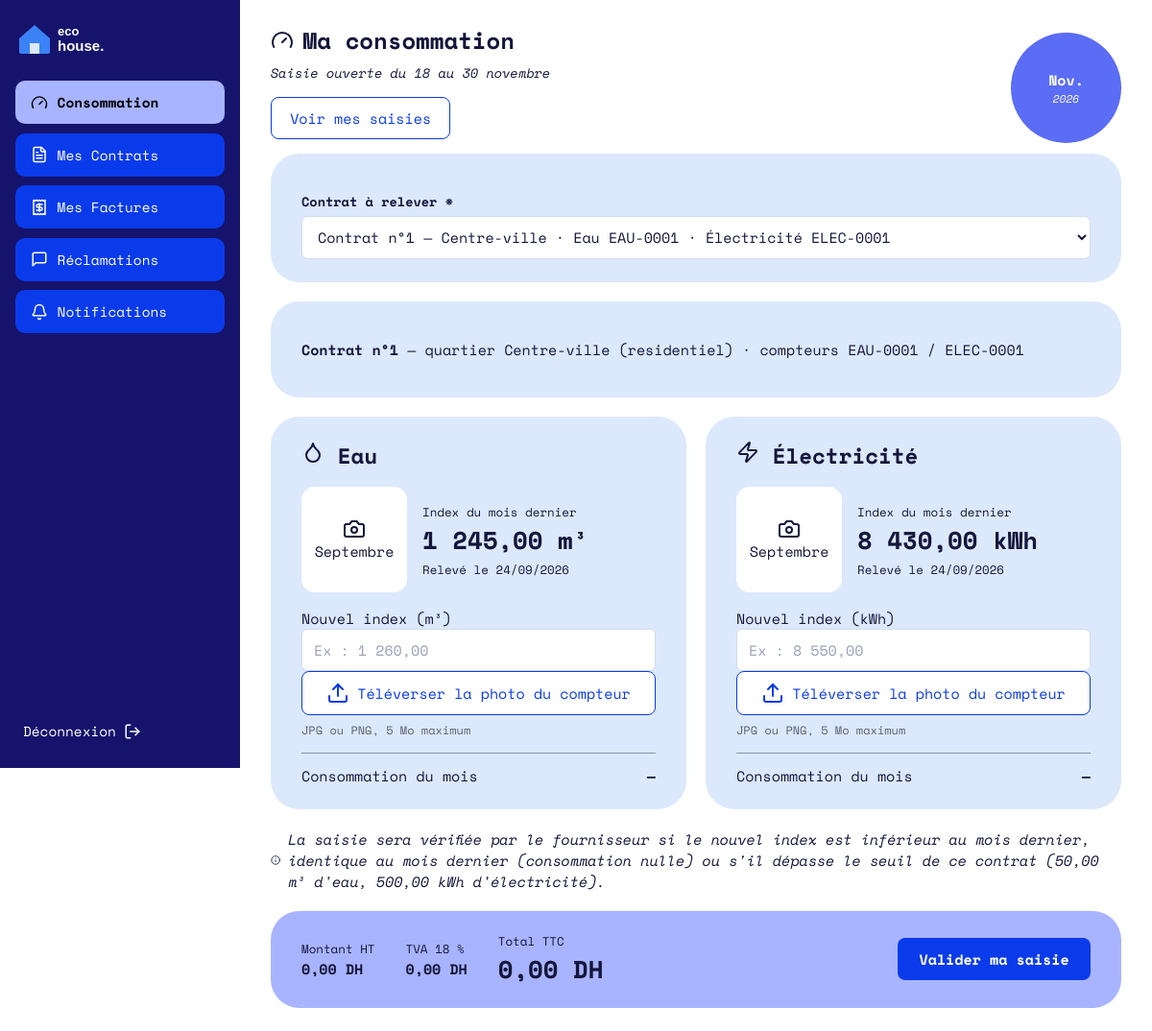
Page /Consommation/add (signed in) on the committed database.
### tables this page shows
CREATE TABLE `contrat` (
  `id` int(11) NOT NULL AUTO_INCREMENT,
  `id_client` int(11) NOT NULL,
  `id_quartier` int(11) NOT NULL,
  `num_compteur_eau` varchar(50) DEFAULT NULL,
  `num_compteur_elec` varchar(50) DEFAULT NULL,
  `index_initial_eau` decimal(10,2) NOT NULL DEFAULT 0.00,
  `index_initial_elec` decimal(10,2) NOT NULL DEFAULT 0.00,
  `date_debut` date NOT NULL DEFAULT curdate(),
  `date_fin` date DEFAULT NULL,
  `statut` enum('actif','resilie') NOT NULL DEFAULT 'actif',
  PRIMARY KEY (`id`),
  UNIQUE KEY `num_compteur_eau` (`num_compteur_eau`),
  UNIQUE KEY `num_compteur_elec` (`num_compteur_elec`),
  KEY `id_client` (`id_client`),
  KEY `id_quartier` (`id_quartier`),
   
  CONSTRAINT `contrat_ibfk_1` FOREIGN KEY (`id_client`) REFERENCES `client` (`id`),
  CONSTRAINT `contrat_ibfk_2` FOREIGN KEY (`id_quartier`) REFERENCES `quartier` (`id`)
);

CREATE TABLE `quartier` (
  `id` int(11) NOT NULL AUTO_INCREMENT,
  `nom` varchar(100) NOT NULL,
  `id_type_activite` int(11) NOT NULL,
  PRIMARY KEY (`id`),
  UNIQUE KEY `nom` (`nom`),
  KEY `id_type_activite` (`id_type_activite`),
  CONSTRAINT `quartier_ibfk_1` FOREIGN KEY (`id_type_activite`) REFERENCES `type_activite` (`id`)
);

CREATE TABLE `type_activite` (
  `id` int(11) NOT NULL AUTO_INCREMENT,
  `nom` varchar(50) NOT NULL,
  `seuil_eau` decimal(10,2) NOT NULL DEFAULT 50.00,     
  `seuil_elec` decimal(10,2) NOT NULL DEFAULT 500.00,   
  PRIMARY KEY (`id`),
  UNIQUE KEY `nom` (`nom`)
);

CREATE TABLE `consommation` (
  `id` int(11) NOT NULL,
  `id_client` int(11) NOT NULL,
  `mois` tinyint(4) NOT NULL,
  `annee` smallint(6) NOT NULL,
  `index_eau` decimal(10,2) NOT NULL,
  `index_elec` decimal(10,2) NOT NULL,
  `photo_eau` varchar(255) DEFAULT NULL,
  `photo_elec` varchar(255) DEFAULT NULL,
  `date_saisie` datetime DEFAULT current_timestamp(),
  `statut` enum('normale','anomalie','corrigee') DEFAULT 'normale',
  CONSTRAINT `chk_mois` CHECK (`mois` BETWEEN 1 AND 12)
);

CREATE TABLE `tranche_tarif` (
  `id` int(11) NOT NULL AUTO_INCREMENT,
  `id_type_activite` int(11) NOT NULL,
  `service` enum('eau','electricite') NOT NULL,
  `borne_max` decimal(10,2) DEFAULT NULL,               
  `prix_unitaire` decimal(10,4) NOT NULL,
  `ordre` tinyint(4) NOT NULL,                          
  PRIMARY KEY (`id`),
  UNIQUE KEY `type_service_ordre` (`id_type_activite`,`service`,`ordre`),
  CONSTRAINT `tranche_tarif_ibfk_1` FOREIGN KEY (`id_type_activite`) REFERENCES `type_activite` (`id`) ON DELETE CASCADE
);

### Traitement/Consommation.php (called while the page is built, shortened)
<?php
function consoNomMois(int $mois): string
{
    $noms = [1 => 'Janvier', 'Février', 'Mars', 'Avril', 'Mai', 'Juin', 'Juillet',
             'Août', 'Septembre', 'Octobre', 'Novembre', 'Décembre'];
    return $noms[$mois] ?? '';
}
function consoPeriodeOuverte(): bool
{
    if (defined('SAISIE_TOUJOURS_OUVERTE') && SAISIE_TOUJOURS_OUVERTE) {
        return true;
    }
    return (int) date('j') >= 18;
}
function consoContratChoisi(array $contratsActifs, int $idClient, int $mois, int $annee): int
{
    $brut = $_POST['id_contrat'] ?? $_GET['id_contrat'] ?? null;
    if ($brut !== null && $brut !== '') {
        $idValide = is_scalar($brut)
            ? filter_var($brut, FILTER_VALIDATE_INT, ['options' => ['min_range' => 1]])
            : false;
        if ($idValide === false) {
            afficher404();
        }
        $demande = (int) $idValide;
    } else {
        $demande = 0;
    }
    foreach ($contratsActifs as $c) {
        if (!bdConsoExiste((int) $c['id'], $mois, $annee)) {
            return (int) $c['id'];
        }
    }
    return (int) $contratsActifs[0]['id'];
}
function consoAdd(): void
{
    $idClient = (int) $_SESSION['id'];
    $mois     = (int) date('n');
    $annee    = (int) date('Y');
    $ouverte  = consoPeriodeOuverte();
    $contrats = bdContratsActifsByClient($idClient);
    $vue = [
        'ouverte'     => $ouverte,
        'mois'        => $mois,
        'annee'       => $annee,
        'nomMois'     => consoNomMois($mois),
        'dernierJour' => (int) date('t'),
        'contrats'    => $contrats,
    ];
    $idContrat = consoContratChoisi($contrats, $idClient, $mois, $annee);
    $contrat   = bdContratOne($idContrat);
    $saisiMois = [];
    foreach ($contrats as $c) {
        $saisiMois[(int) $c['id']] = bdConsoExiste((int) $c['id'], $mois, $annee);
    }
    $dejaSaisi = $saisiMois[$idContrat] ?? bdConsoExiste($idContrat, $mois, $annee);
    $prec      = bdConsoPrecedente($idContrat, $mois, $annee);
    $param     = bdContratSeuils($idContrat) + ['taux_tva' => bdParametreGet()['taux_tva']];
    $erreurs   = [];
    $old       = ['index_eau' => '', 'index_elec' => ''];
    afficherVue('consommation/form_add.php', $vue + [
        'contrat'     => $contrat,
        'saisiMois'   => $saisiMois,
        'dejaSaisi'   => $dejaSaisi,
        'prec'        => $prec,
        'nomMoisPrec' => $prec['mois'] ? consoNomMois($prec['mois']) : '',
        'param'       => $param,
        'tranches'    => bdContratTranches($idContrat),
        'erreurs'     => $erreurs,
        'old'         => $old,
    ]);
}

### index.php (called while the page is built, shortened)
<?php
require_once __DIR__ . '/BD/Connexion.php';
require_once __DIR__ . '/Traitement/Auth.php';
$url      = trim((string) ($_GET['url'] ?? ''), '/');
$segments = $url === '' ? ['Auth', 'login'] : explode('/', $url);
$entite = ucfirst(strtolower($segments[0]));
$action = strtolower($segments[1] ?? '');
$fonction = (PREFIXES[$entite] ?? strtolower($entite)) . ucfirst($action);
$args = [];
$fonction(...$args);

### BD/Connexion.php (called while the page is built, shortened)
<?php
function getConnexion(): PDO
{
    static $pdo = null;
    if ($pdo instanceof PDO) {
        return $pdo;
    }
    $hote = 'localhost';
    $base = 'gestion_factures';
    $user = 'root';
    $mdp  = '';
    try {
        $pdo = new PDO("mysql:host=$hote;dbname=$base;charset=utf8mb4", $user, $mdp, [
            PDO::ATTR_ERRMODE            => PDO::ERRMODE_EXCEPTION,
            PDO::ATTR_DEFAULT_FETCH_MODE => PDO::FETCH_ASSOC,
            PDO::ATTR_EMULATE_PREPARES   => false,
        ]);
    } catch (PDOException $e) {
        http_response_code(500);
        exit('Connexion à la base impossible : MySQL est-il démarré et la base gestion_factures importée ?');
    }
    return $pdo;
}

### BD/Contrat.php (called while the page is built, shortened)
<?php
function bdContratOne(int $id): array
{
    $st = getConnexion()->prepare(BD_CONTRAT_SELECT . ' WHERE c.id = ?');
    $st->execute([$id]);
    return $st->fetch() ?: [];
}
function bdContratsActifsByClient(int $idClient): array
{
    $st = getConnexion()->prepare(BD_CONTRAT_SELECT . " WHERE c.id_client = ? AND c.statut = 'actif' ORDER BY c.id");
    $st->execute([$idClient]);
    return $st->fetchAll();
}
function bdContratSeuils(int $idContrat): array
{
    $c = bdContratOne($idContrat);
    return [
        'seuil_eau'  => (float) ($c['seuil_eau']  ?? 50),
        'seuil_elec' => (float) ($c['seuil_elec'] ?? 500),
    ];
}
function bdContratTranches(int $idContrat): array
{
    $st = getConnexion()->prepare(
        'SELECT tt.service, tt.borne_max, tt.prix_unitaire
         FROM tranche_tarif tt
         JOIN quartier q ON q.id_type_activite = tt.id_type_activite
         JOIN contrat c  ON c.id_quartier = q.id
         WHERE c.id = ?
         ORDER BY tt.service, tt.ordre'
    );
    $st->execute([$idContrat]);
    $res = ['eau' => [], 'elec' => []];
    foreach ($st->fetchAll() as $t) {
        $cle = $t['service'] === 'electricite' ? 'elec' : 'eau';
        $res[$cle][] = [
            $t['borne_max'] === null ? null : (float) $t['borne_max'],
            (float) $t['prix_unitaire'],
        ];
    }
    return $res;
}

### BD/Consommation.php (called while the page is built, shortened)
<?php
function bdConsoExiste(int $idContrat, int $mois, int $annee): bool
{
    $st = getConnexion()->prepare(
        'SELECT COUNT(*) FROM consommation WHERE id_contrat = ? AND mois = ? AND annee = ?'
    );
    $st->execute([$idContrat, $mois, $annee]);
    return (int) $st->fetchColumn() > 0;
}
function bdConsoSqlCorrige(string $service, string $alias): string
{
    return "(SELECT a.index_corrige FROM anomalie a
              WHERE a.id_consommation = c.id AND a.service = '$service'
                AND a.statut = 'corrigee' AND a.index_corrige IS NOT NULL
              LIMIT 1) AS $alias";
}
function bdConsoPrecedente(int $idContrat, int $mois, int $annee): array
{
    $sql = 'SELECT c.*, ' . bdConsoSqlCorrige('eau', 'eau_corrige') . ', '
         . bdConsoSqlCorrige('electricite', 'elec_corrige') . "
            FROM consommation c
            WHERE c.id_contrat = ?
              AND c.statut IN ('normale', 'corrigee')
              AND (c.annee < ? OR (c.annee = ? AND c.mois < ?))
            ORDER BY c.annee DESC, c.mois DESC
            LIMIT 1";
    $st = getConnexion()->prepare($sql);
    $st->execute([$idContrat, $annee, $annee, $mois]);
    $r = $st->fetch();
    if ($r) {
        return [
            'index_eau'   => (float) ($r['eau_corrige']  ?? $r['index_eau']),
            'index_elec'  => (float) ($r['elec_corrige'] ?? $r['index_elec']),
            'photo_eau'   => $r['photo_eau']  ?: null,
            'photo_elec'  => $r['photo_elec'] ?: null,
            'date_saisie' => $r['date_saisie'],
            'mois'        => (int) $r['mois'],
            'annee'       => (int) $r['annee'],
            'initial'     => false,
        ];
    }
    $init = bdConsoIndexInitial($idContrat);
    return [
        'index_eau'   => $init['index_eau'],
        'index_elec'  => $init['index_elec'],
        'photo_eau'   => null,
        'photo_elec'  => null,
        'date_saisie' => null,
        'mois'        => null,
        'annee'       => null,
        'initial'     => true,
    ];
}

### BD/Parametre.php (called while the page is built)
<?php
function bdParametreGet(): array
{
    $st = getConnexion()->query('SELECT seuil_eau, seuil_elec, taux_tva FROM parametre WHERE id = 1');
    $r = $st->fetch();
    return [
        'seuil_eau'  => (float) ($r['seuil_eau']  ?? 50),
        'seuil_elec' => (float) ($r['seuil_elec'] ?? 500),
        'taux_tva'   => (float) ($r['taux_tva']   ?? 0.18),
    ];
}

### IHM/consommation/form_add.php (the view, shortened to what this page needs)
<?php
$e    = fn($v) => htmlspecialchars((string) $v, ENT_QUOTES, 'UTF-8');
$base = BASE_URL;
$nb   = fn($v) => number_format((float) $v, 2, ',', ' ');
$moisCourt = mb_substr($nomMois, 0, 3, 'UTF-8') . '.';
$compteurs = [
    'eau'  => ['titre' => 'Eau',         'icone' => 'droplet', 'unite' => 'm³',  'index' => 'index_eau',  'photo' => 'photo_eau'],
    'elec' => ['titre' => 'Électricité', 'icone' => 'zap',     'unite' => 'kWh', 'index' => 'index_elec', 'photo' => 'photo_elec'],
];
?>
<div class="carte-titre">
    <div class="carte-titre-texte">
        <h1><i data-lucide="gauge"></i> Ma consommation</h1>
        <p class="sous-titre">Saisie ouverte du 18 au <?= (int) $dernierJour ?> <?= $e(mb_strtolower($nomMois, 'UTF-8')) ?></p>
        <p><a class="btn-secondaire" href="<?= $e($base) ?>Consommation/all">Voir mes saisies</a></p>
    </div>
    <div class="cercle"><span class="cercle-valeur"><?= $e($moisCourt) ?></span><small class="cercle-legende"><?= (int) $annee ?></small></div>
</div>
<?php if (count($contrats) > 1): ?>
    <form method="get" action="<?= $e($base) ?>Consommation/add" class="carte formulaire">
        <label for="id_contrat">Contrat à relever *</label>
        <select class="champ" id="id_contrat" name="id_contrat" required onchange="this.form.submit()">
            <?php foreach ($contrats as $ct): ?>
                <option value="<?= (int) $ct['id'] ?>"<?= (int) $ct['id'] === (int) $contrat['id'] ? ' selected' : '' ?>>
                    Contrat n°<?= (int) $ct['id'] ?> — <?= $e($ct['quartier']) ?>
                </option>
            <?php endforeach; ?>
        </select>
    </form>
<?php endif; ?>
<div class="carte">
    <p>
        <strong>Contrat n°<?= (int) $contrat['id'] ?></strong> —
        quartier <?= $e($contrat['quartier']) ?> (<?= $e($contrat['type_activite']) ?>)
        · compteurs <?= $e($contrat['num_compteur_eau']) ?> / <?= $e($contrat['num_compteur_elec']) ?>
    </p>
</div>
<form method="post" action="" enctype="multipart/form-data" id="form-saisie" novalidate>
    <div class="grille-2">
        <?php foreach ($compteurs as $cle => $c): ?>
            <div class="carte">
                <h2><i data-lucide="<?= $e($c['icone']) ?>"></i> <?= $e($c['titre']) ?></h2>
                <div class="dernier-releve">
                    <div class="photo-precedente">
                        <?php if ($prec['photo_' . $cle]): ?>
                            <img src="<?= $e($base . $prec['photo_' . $cle]) ?>" alt="Photo du compteur du mois dernier">
                        <?php else: ?>
                            <i data-lucide="camera"></i>
                            <span><?= $prec['initial'] ? 'Aucune photo' : $e($nomMoisPrec) ?></span>
                        <?php endif; ?>
                    </div>
                    <div>
                        <small>Index du mois dernier</small>
                        <strong class="gros-chiffre"><?= $nb($prec[$c['index']]) ?> <?= $e($c['unite']) ?></strong>
                        <small>
                            <?= $prec['initial']
                                ? 'Index initial du compteur'
                                : 'Relevé le ' . $e(date('d/m/Y', strtotime($prec['date_saisie']))) ?>
                        </small>
                    </div>
                </div>
                <label for="<?= $e($c['index']) ?>">Nouvel index (<?= $e($c['unite']) ?>)</label>
                <input type="text" inputmode="decimal" class="champ" id="<?= $e($c['index']) ?>" name="<?= $e($c['index']) ?>"
                       value="<?= $e($old[$c['index']]) ?>" placeholder="Ex : <?= $e($nb($prec[$c['index']] + ($cle === 'eau' ? 15 : 120))) ?>"
                       data-precedent="<?= $e($prec[$c['index']]) ?>" data-unite="<?= $e($c['unite']) ?>" data-type="<?= $e($cle) ?>" required>
                <label class="btn-upload" for="<?= $e($c['photo']) ?>">
                    <i data-lucide="upload"></i> <span id="nom_<?= $e($c['photo']) ?>">Téléverser la photo du compteur</span>
                </label>
                <small class="aide">JPG ou PNG, 5 Mo maximum</small>
                <div class="ligne-conso">
                    <span>Consommation du mois</span>
                    <strong id="conso_<?= $e($cle) ?>">—</strong>
                </div>
            </div>
        <?php endforeach; ?>
    </div>
    <p class="note-info"><i data-lucide="info"></i>
        La saisie sera vérifiée par le fournisseur si le nouvel index est inférieur au mois dernier, identique au mois dernier
        (consommation nulle) ou s'il dépasse le seuil de ce contrat (<?= $e($nb($param['seuil_eau'])) ?> m³ d'eau, <?= $e($nb($param['seuil_elec'])) ?> kWh d'électricité).
    </p>
    <div class="barre-estimation">
        <div><small>Montant HT</small><strong id="est_ht">0,00 DH</strong></div>
        <div><small>TVA <?= $e(rtrim(rtrim(number_format($param['taux_tva'] * 100, 2, ',', ''), '0'), ',')) ?> %</small><strong id="est_tva">0,00 DH</strong></div>
        <div><small>Total TTC</small><strong id="est_ttc" class="gros-chiffre">0,00 DH</strong></div>
        <button type="submit" class="btn-principal">Valider ma saisie</button>
    </div>
</form>

### rows in the picture
contrat: id "1", id_quartier.nom "Centre-ville", type_activite.nom "residentiel", num_compteur_eau "EAU-0001", num_compteur_elec "ELEC-0001"
consommation: index_eau "1 245,00", date_saisie "24/09/2026", index_eau "Ex : 1 260,00", index_elec "8 430,00", index_elec "Ex : 8 550,00"

### other values in the picture
$libelle "Consommation"
$libelle "Mes Contrats"
$libelle "Mes Factures"
$libelle "Réclamations"
$libelle "Notifications"
$dernierJour "30"
$e(mb_strtolower($nomMois, 'UTF-8')) "novembre"
$e($moisCourt) "Nov."
$annee "2026"
$e($c['titre']) "Eau"
$e($c['unite']) "m³"
$e($c['titre']) "Électricité"
$e($c['unite']) "kWh"
$e($nb($param['seuil_eau'])) "50,00"
$e($nb($param['seuil_elec'])) "500,00"
